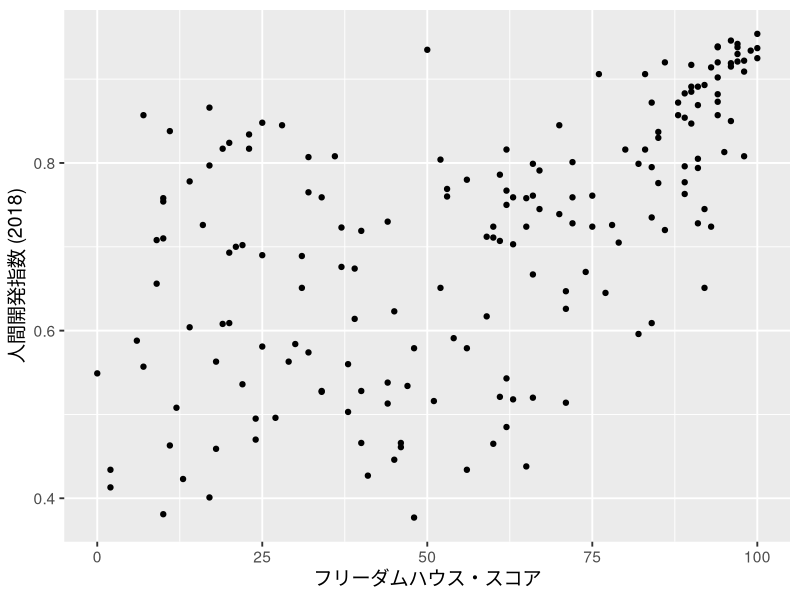
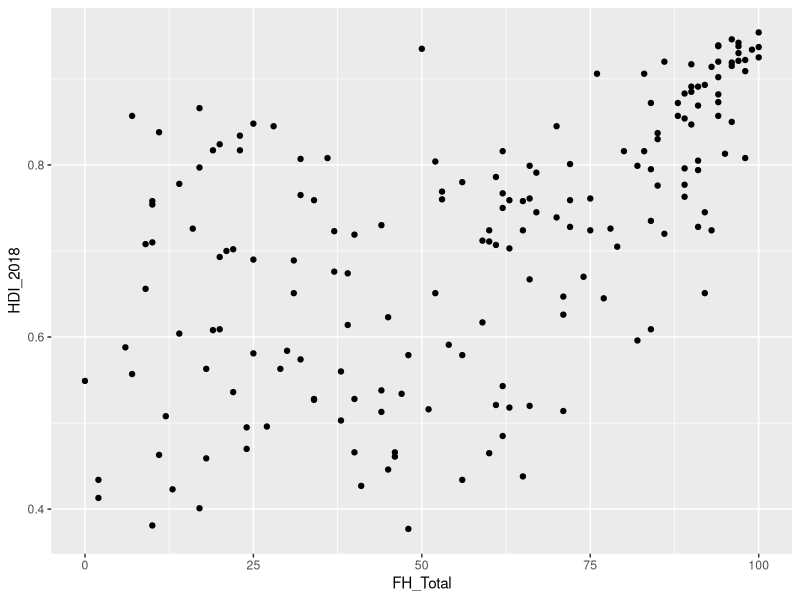
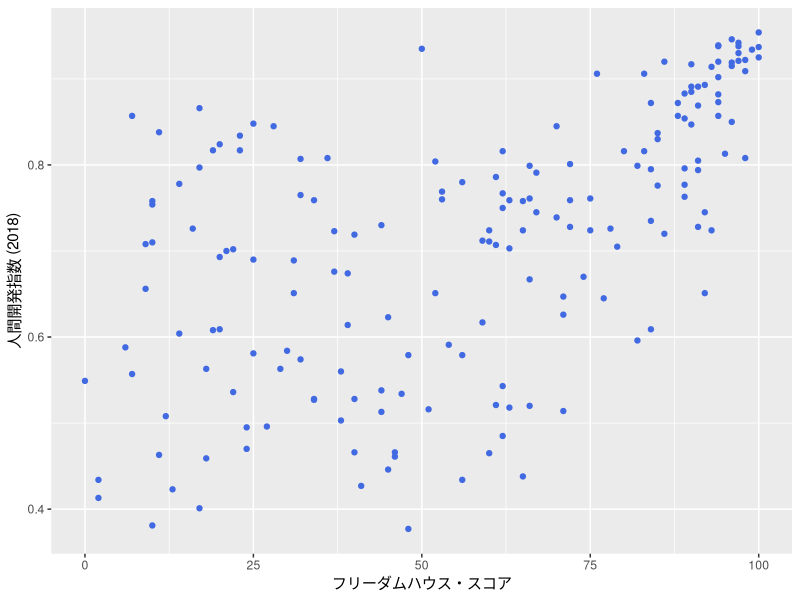
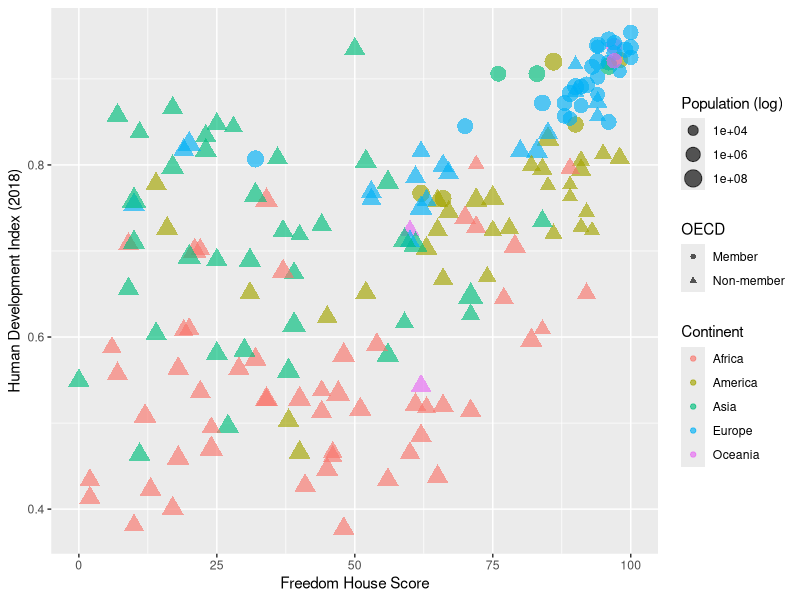
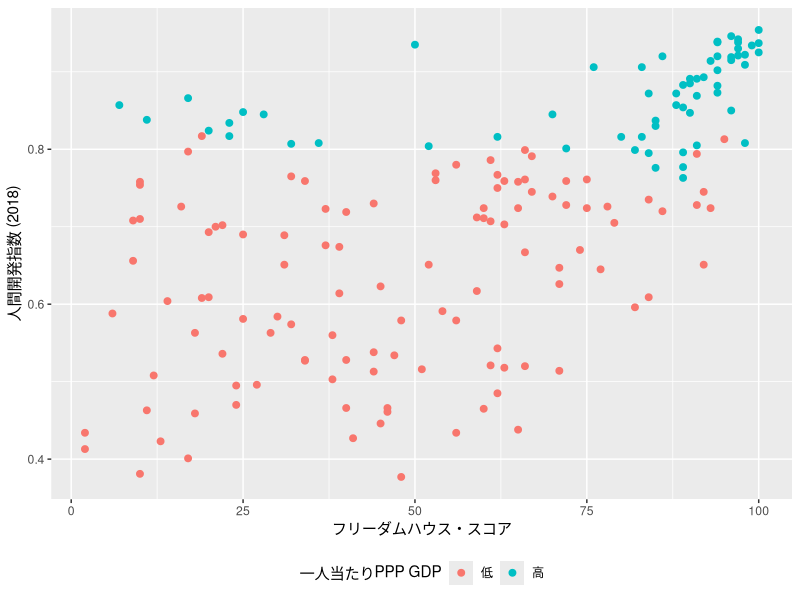
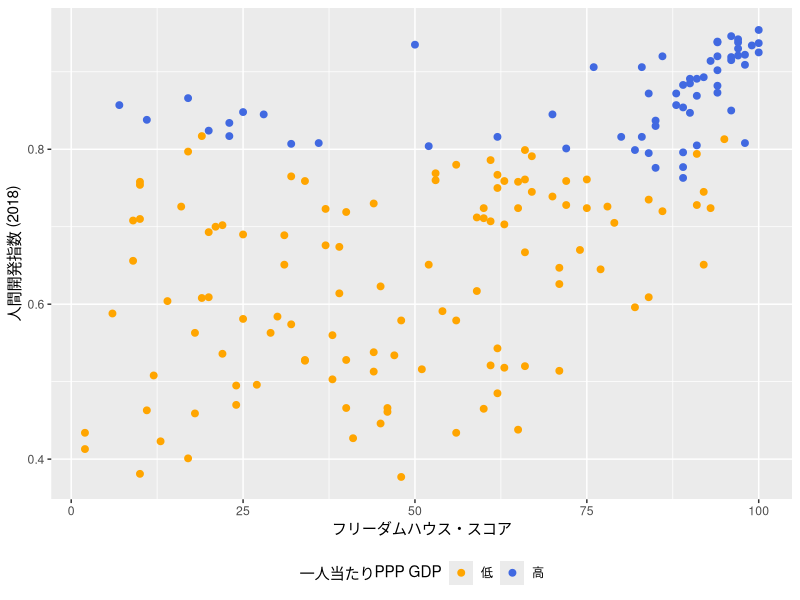
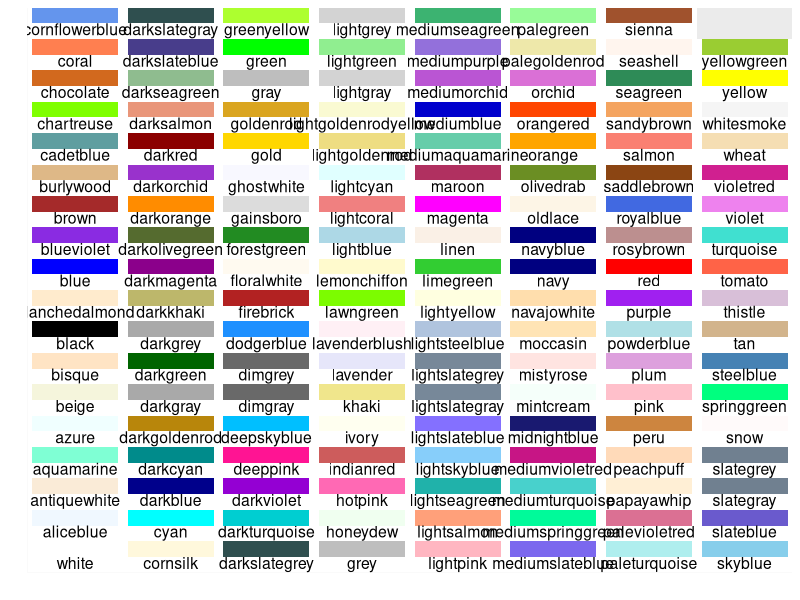
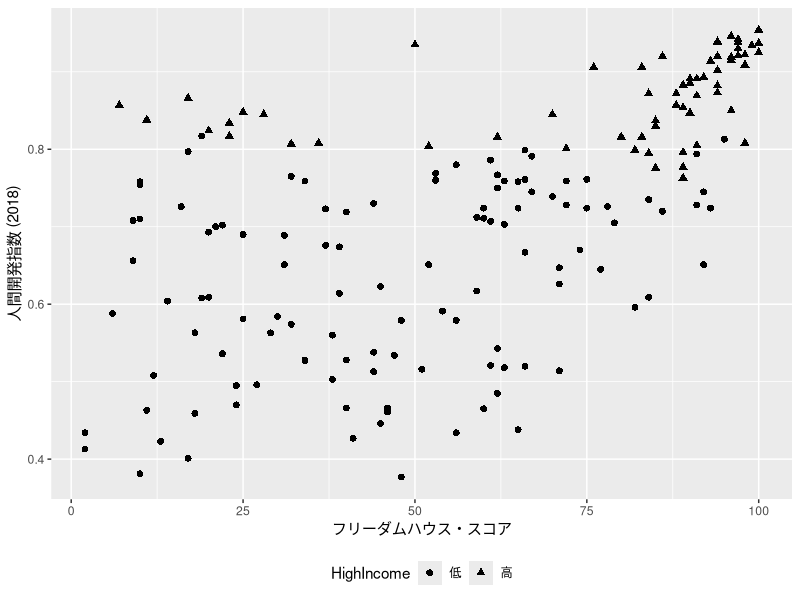

R code for these plots, in order:
## ---- chunk 1
#| include: false
library(tidyverse)
knitr::opts_chunk$set(dev       = "ragg_png",
                      dpi       = 300,
                      fig.align = "center",
                      echo      = TRUE,
                      warning   = FALSE)
df <- read_csv("Data/Micro09.csv")
## ---- chunk 2
#| echo: false
#| fig-width: 5
#| fig-height: 5
#| warning: false
#| out-width: "500px"
#| fig-cap: "2次元散布図の例"
df %>%
   ggplot() +
   geom_point(aes(x = FH_Total, y = HDI_2018)) +
   labs(x = "フリーダムハウス・スコア", y = "人間開発指数 (2018)") +
   theme_gray(base_size   = 14)
## ---- chunk 3
#| fig-width: 8
#| fig-height: 5
#| warning: false
#| out-width: "800px"
df %>%
   ggplot() +
   geom_point(aes(x = FH_Total, y = HDI_2018))
## ---- chunk 4
#| fig-width: 8
#| fig-height: 5
#| warning: false
#| out-width: "800px"
df %>%
   ggplot() +
   geom_point(aes(x = FH_Total, y = HDI_2018), color = "royalblue") +
   labs(x = "フリーダムハウス・スコア", y = "人間開発指数 (2018)")
## ---- chunk 5
#| fig-width: 10
#| fig-height: 4
#| warning: false
#| out-width: "1000px"
#| fig-cap: "5次元散布図の例"
df %>%
   mutate(OECD = if_else(OECD == 1, "Member", "Non-member")) %>%
   ggplot() +
   geom_point(aes(x = FH_Total, y = HDI_2018, color = Continent,
                  size = Population, shape = OECD), alpha = 0.65) +
   scale_size_continuous(trans = "log10") +
   labs(x = "Freedom House Score", y = "Human Development Index (2018)",
        size = "Population (log)")
## ---- chunk 6
#| fig-width: 8
#| fig-height: 5
#| warning: false
#| out-width: "800px"
scatter_plot1 <- df %>%
   # 散布図に使われる変数が一つでも欠損していれば、その行（国）は除外する
   drop_na(FH_Total, HDI_2018, PPP_per_capita) %>%
   # リコーディング
   mutate(HighIncome = if_else(PPP_per_capita >= 20000, "高", "低")) %>%
   ggplot() +
   geom_point(aes(x = FH_Total, y = HDI_2018, color = HighIncome), 
              size = 2) +
   # ラベル修正
   labs(x = "フリーダムハウス・スコア", y = "人間開発指数 (2018)",
        color = "一人当たりPPP GDP") +
   # 凡例を下側に
   theme(legend.position = "bottom")

scatter_plot1
## ---- chunk 7
#| fig-width: 8
#| fig-height: 5
#| warning: false
#| out-width: "800px"
scatter_plot1 +
   scale_color_manual(values = c("低" = "orange", "高" = "royalblue"))
## ---- chunk 8
#| echo: false
#| fig-width: 12
#| fig-height: 10
data.frame(c=colors()) %>%
   mutate(Num = grepl(x = c, pattern = "[0-9]$")) %>%
   filter(Num == FALSE) %>%
   mutate(y = seq(0, length(c) - 1) %% 18,
          x = seq(0, length(c) - 1) %/% 18) %>%
   ggplot() +
   scale_x_continuous(name="", breaks=NULL, expand=c(0, 0)) +
   scale_y_continuous(name="", breaks=NULL, expand=c(0, 0)) +
   scale_fill_identity() +
   geom_rect(aes(xmin=x, xmax=x+1, ymin=y, ymax=y+1), fill="white") +
   geom_rect(aes(xmin=x+0.05, xmax=x+0.95, ymin=y+0.5, ymax=y+1, fill=c)) +
   geom_text(aes(x=x+0.5, y=y+0.5, label=c), colour="black", hjust=0.5, vjust=1, size=4)
## ---- chunk 9
colors()
## ---- chunk 10
#| fig-width: 8
#| fig-height: 5
#| warning: false
#| out-width: "800px"
scatter_plot2 <- df %>%
   drop_na(FH_Total, HDI_2018, PPP_per_capita) %>%
   mutate(HighIncome = if_else(PPP_per_capita >= 20000, "高", "低")) %>%
   ggplot() +
   geom_point(aes(x = FH_Total, y = HDI_2018, shape = HighIncome), 
              size = 2) +
   labs(x = "フリーダムハウス・スコア", y = "人間開発指数 (2018)",
        color = "一人当たりPPP GDP") +
   theme(legend.position = "bottom")

scatter_plot2
## ---- chunk 11
#| fig-width: 8
#| fig-height: 5
#| warning: false
#| out-width: "800px"
scatter_plot2 +
   scale_shape_manual(values = c("低" = 4, "高" = 1))
## ---- chunk 12
#| echo: false
#| fig-width: 8
#| fig-height: 2.8
tibble(x = rep(1:5, 5),
       y = rep(1:5, each = 5)) %>%
   filter(!(y == 1 & x >= 4)) %>%
   arrange(desc(y), x) %>%
   mutate(pch = as.character(0:22)) %>%
   ggplot(aes(x = x, y = y)) +
   geom_point(aes(shape = pch), 
              color = "black", bg = "gray", size = 3) +
   geom_text(aes(y = y + 0.25, label = pch), size = 5) +
   scale_shape_manual(values = c("1"  =  1,  "2" =  2, "3"  =  3, "4"  =  4,
                                 "5"  =  5,  "6" =  6, "7"  =  7, "8"  =  8,
                                 "9"  =  5, "10" = 10, "11" = 11, "12" = 12,
                                 "13" = 13, "14" = 14, "15" = 15, "16" = 16,
                                 "17" = 17, "18" = 18, "19" = 19, "20" = 20,
                                 "21" = 21, "22" = 22, "0"  = 0)) +
   theme_minimal() +
   theme(panel.grid.minor = element_blank(),
         axis.line = element_blank(),
         axis.title = element_blank(),
         axis.text = element_blank(),
         legend.position = "none")
## ---- chunk 13
#| fig-cap: "折れ線グラフの例 (1)"
#| echo: false
#| fig-width: 5
#| fig-height: 5
#| warning: false
#| out-width: "500px"
COVID_df <- read_csv("Data/Micro14.csv")
COVID_df %>%
   ggplot(aes(x = Day, y = NewCases)) +
   geom_line(aes(group = Country)) +
   labs(x = "日 (2021年6月)", y = "100万人当たり新規感染者数 (人)") +
   theme_bw(base_size   = 14)
## ---- chunk 14
#| fig-cap: "折れ線グラフの例 (2)"
#| echo: false
#| fig-width: 5
#| fig-height: 5
#| warning: false
#| out-width: "500px"
COVID_df <- read_csv("Data/Micro14.csv")
COVID_df %>%
   ggplot(aes(x = Day, y = NewCases)) +
   geom_line(aes(group = Country)) +
   geom_point(size = 3) +
   labs(x = "日 (2021年6月)", y = "100万人当たり新規感染者数 (人)") +
   theme_bw(base_size   = 14)
## ---- chunk 15
#| message: false
COVID_df <- read_csv("Data/Micro14.csv")
COVID_df
## ---- chunk 16
#| fig-width: 5
#| fig-height: 5
#| out-width: "500px"
COVID_df %>%
   filter(Country == "Japan") %>%
   ggplot() +
   geom_line(aes(x = Day, y = NewCases)) +
   labs(x = "日 (2021年6月)", y = "100万人当たり新規感染者数 (人)")
## ---- chunk 17
#| fig-width: 5
#| fig-height: 5
#| out-width: "500px"
COVID_df <- COVID_df %>%
   mutate(Country = case_when(Country == "Japan" ~ "日本",
                              Country == "Korea" ~ "韓国",
                              TRUE               ~ "台湾"),
          Country = factor(Country, levels = c("日本", "韓国", "台湾")))

COVID_df %>%
   ggplot() +
   geom_line(aes(x = Day, y = NewCases, group = Country)) +
   labs(x = "日 (2021年6月)", y = "100万人当たり新規感染者数 (人)")
## ---- chunk 18
#| fig-width: 7
#| fig-height: 5
#| out-width: "700px"
COVID_df %>%
   ggplot() +
   geom_line(aes(x = Day, y = NewCases, group = Country, color = Country), 
             size = 1.5) +
   labs(x = "日 (2021年6月)", y = "100万人当たり新規感染者数 (人)", 
        color = "国/地域")
## ---- chunk 19
#| fig-width: 8
#| fig-height: 3.5
COVID_df %>%
   ggplot() +
   geom_line(aes(x = Day, y = NewCases, group = Country, 
                 linetype = Country), size = 1) +
   labs(x = "日 (2021年6月)", y = "100万人当たり新規感染者数 (人)", 
        linetype = "国/地域") 
## ---- chunk 20
#| fig-width: 8
#| fig-height: 3.5
COVID_df %>%
   ggplot() +
   geom_line(aes(x = Day, y = NewCases, group = Country, 
                 linetype = Country), size = 1) +
   labs(x = "日 (2021年6月)", y = "100万人当たり新規感染者数 (人)", 
        linetype = "国/地域") +
   scale_linetype_manual(values = c("日本" = 1, "韓国" = 2, "台湾" = 3))
## ---- chunk 21
#| echo: false
#| fig-width: 8
#| fig-height: 2.5
tibble(x = rep(1, 6),
       xend = rep(5, 6),
       y = 1:6,
       yend = 1:6,
       type = c("6", "5", "4", "3", "2", "1")) %>%
   ggplot() +
   geom_segment(aes(x = x, xend = xend, 
                    y = y, yend = yend, linetype = type)) +
   scale_y_continuous(breaks = 1:6, labels = 6:1) +
   scale_linetype_manual(values = c("1" = 1, "2" = 2, "3" = 3, 
                                    "4" = 4, "5" = 5, "6" = 6)) +
   labs(y = "linetypeの値") +
   theme_minimal(base_size = 14) +
   theme(panel.grid = element_blank(),
         axis.title.x = element_blank(),
         axis.text.x = element_blank(),
         legend.position = "none")
## ---- chunk 22
#| fig-width: 8
#| fig-height: 3.5
COVID_df %>%
   ggplot() +
   geom_line(aes(x = Day, y = NewCases, group = Country), size = 1) +
   labs(x = "日 (2021年6月)", y = "100万人当たり新規感染者数 (人)", 
        linetype = "国/地域") + 
   facet_wrap(~Country, ncol = 3)
## ---- chunk 23
#| fig-width: 8
#| fig-height: 3.5
COVID_df %>%
   ggplot() +
   geom_line(aes(x = Day, y = NewCases, group = Country), size = 1) +
   labs(x = "日 (2021年6月)", y = "100万人当たり新規感染者数 (人)", 
        linetype = "国/地域") + 
   facet_wrap(~Country, ncol = 3, scales = "free_y")
## ---- chunk 24
#| fig-width: 8
#| fig-height: 4
COVID_df %>%
   ggplot(aes()) +
   geom_line(aes(x = Day, y = NewCases, color = Country, group = Country), 
             size = 1) +
   geom_point(aes(x = Day, y = NewCases, color = Country, shape = Country), 
              size = 3) +
   labs(x = "日 (2021年6月)", y = "100万人当たり新規感染者数 (人)", 
        color = "国/地域", shape = "国/地域") +
   scale_color_manual(values = c("日本" = "royalblue",
                                 "韓国" = "darkred",
                                 "台湾" = "forestgreen")) +
   theme_bw()
## ---- chunk 25
#| fig-width: 8
#| fig-height: 4
COVID_df %>%
   # 共通するマッピングはggplot()内で指定可能
   ggplot(aes(x = Day, y = NewCases, color = Country)) +
   geom_line(aes(group = Country), size = 1) +
   geom_point(aes(shape = Country), size = 3) +
   labs(x = "日 (2021年6月)", y = "100万人当たり新規感染者数 (人)", 
        color = "国/地域", shape = "国/地域") +
   scale_color_manual(values = c("日本" = "royalblue",
                                 "韓国" = "darkred",
                                 "台湾" = "forestgreen")) +
   theme_bw()
## ---- chunk 26
#| fig-cap: "箱ひげ図の例"
#| echo: false
#| fig-width: 4
#| fig-height: 4
#| warning: false
#| out-width: "500px"
df %>%
   ggplot() +
   geom_boxplot(aes(x = 1, y = HDI_2018), width = 0.5) +
   annotate("text", x = 1.3, y = 0.7325, label = "中央値", hjust = 0) +
   annotate("text", x = 1.3, y = 0.5870, label = "第一四分位数", hjust = 0) +
   annotate("text", x = 1.3, y = 0.8347, label = "第三四分位数", hjust = 0) +
   annotate("text", x = 1.05, y = 0.3770, label = "最小値", hjust = 0) +
   annotate("text", x = 1.05, y = 0.9540, label = "最大値", hjust = 0) +
   labs(x = "", y = "人間開発指数 (2018)") +
   coord_cartesian(xlim = c(0.75, 1.5)) +
   theme_minimal() +
   theme(axis.text.x = element_blank())
## ---- chunk 27
my_vec1 <- c(5, 1, 11, 2, 4, 2, 6, 15, 7, 8, 9)
my_vec1
## ---- chunk 28
sort(my_vec1)
## ---- chunk 29
my_vec2 <- my_vec1[my_vec1 > 6]
my_vec3 <- my_vec1[my_vec1 < 6]

my_vec2
my_vec3
## ---- chunk 30
#| fig-width: 5
#| fig-height: 4.2
#| out-width: "500px"
df %>%
   ggplot() +
   geom_boxplot(aes(y = HDI_2018)) +
   labs(x = "", y = "Human Development Index") +
   theme_bw()
## ---- chunk 31
#| fig-width: 8
#| fig-height: 3
df %>%
   ggplot() +
   geom_boxplot(aes(y = HDI_2018, x = Continent)) +
   labs(x = "Continent", y = "Human Development Index") +
   theme_bw()
## ---- chunk 32
#| fig-width: 8
#| fig-height: 3
df %>%
   ggplot() +
   geom_boxplot(aes(y = HDI_2018, x = Continent), fill = "cornsilk") +
   labs(x = "Continent", y = "Human Development Index") +
   theme_bw()
## ---- chunk 33
#| fig-width: 8
#| fig-height: 3
df %>%
   ggplot() +
   geom_boxplot(aes(y = HDI_2018, x = Continent, fill = Continent)) +
   labs(x = "Continent", y = "Human Development Index") +
   theme_bw() +
   theme(legend.position = "none")
## ---- chunk 34
#| fig-width: 8
#| fig-height: 3.25
df %>%
   ggplot() +
   geom_boxplot(aes(y = HDI_2018, x = Continent), width = 0.5) +
   labs(x = "Continent", y = "Human Development Index") +
   theme_bw() +
   theme(legend.position = "none")
## ---- chunk 35
#| fig-width: 8
#| fig-height: 3.25
df %>%
   ggplot() +
   geom_boxplot(aes(x = HDI_2018, y = Continent)) +
   labs(x = "Human Development Index", y = "Continent") +
   theme_bw(base_size = 14) +
   theme(legend.position = "none")
## ---- chunk 36
#| fig-width: 8
#| fig-height: 3.25
df %>%
   ggplot() +
   geom_boxplot(aes(x = HDI_2018, y = Continent)) +
   labs(x = "Human Development Index", y = "Continent") +
   scale_y_discrete(limits = rev) +
   theme_bw(base_size = 14) +
   theme(legend.position = "none")
